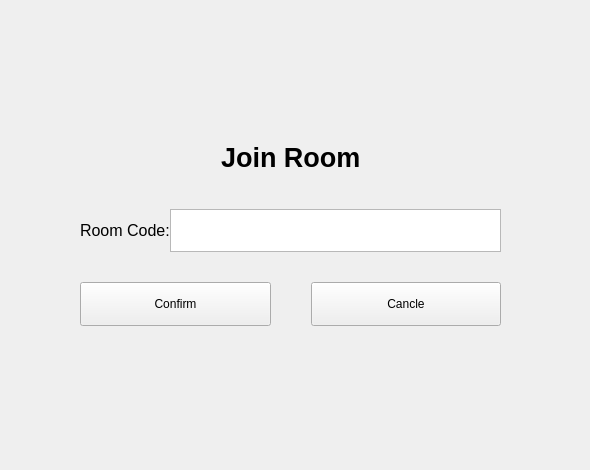
      <widget class="QWidget" name="pageJoinRoom">
       <property name="sizePolicy">
        <sizepolicy hsizetype="Expanding" vsizetype="Expanding">
         <horstretch>1</horstretch>
         <verstretch>1</verstretch>
        </sizepolicy>
       </property>
       <widget class="QWidget" name="verticalLayoutWidget_4">
        <property name="geometry">
         <rect>
          <x>0</x>
          <y>0</y>
          <width>581</width>
          <height>461</height>
         </rect>
        </property>
        <layout class="QVBoxLayout" name="VLJoinRoom">
         <property name="spacing">
          <number>0</number>
         </property>
         <property name="topMargin">
          <number>0</number>
         </property>
         <property name="bottomMargin">
          <number>0</number>
         </property>
         <item>
          <spacer name="verticalSpacer_4">
           <property name="orientation">
            <enum>Qt::Orientation::Vertical</enum>
           </property>
           <property name="sizeType">
            <enum>QSizePolicy::Policy::Fixed</enum>
           </property>
           <property name="sizeHint" stdset="0">
            <size>
             <width>20</width>
             <height>120</height>
            </size>
           </property>
          </spacer>
         </item>
         <item>
          <layout class="QHBoxLayout" name="horizontalLayout_16">
           <item>
            <spacer name="horizontalSpacer_12">
             <property name="orientation">
              <enum>Qt::Orientation::Horizontal</enum>
             </property>
             <property name="sizeHint" stdset="0">
              <size>
               <width>40</width>
               <height>20</height>
              </size>
             </property>
            </spacer>
           </item>
           <item>
            <widget class="QLabel" name="label_15">
             <property name="sizePolicy">
              <sizepolicy hsizetype="Minimum" vsizetype="Minimum">
               <horstretch>0</horstretch>
               <verstretch>0</verstretch>
              </sizepolicy>
             </property>
             <property name="font">
              <font>
               <pointsize>20</pointsize>
               <bold>true</bold>
              </font>
             </property>
             <property name="text">
              <string>Join Room</string>
             </property>
            </widget>
           </item>
           <item>
            <spacer name="horizontalSpacer_15">
             <property name="orientation">
              <enum>Qt::Orientation::Horizontal</enum>
             </property>
             <property name="sizeHint" stdset="0">
              <size>
               <width>40</width>
               <height>20</height>
              </size>
             </property>
            </spacer>
           </item>
          </layout>
         </item>
         <item>
          <layout class="QHBoxLayout" name="horizontalLayout_17">
           <property name="topMargin">
            <number>15</number>
           </property>
           <property name="bottomMargin">
            <number>15</number>
           </property>
           <item>
            <spacer name="horizontalSpacer_16">
             <property name="orientation">
              <enum>Qt::Orientation::Horizontal</enum>
             </property>
             <property name="sizeType">
              <enum>QSizePolicy::Policy::Fixed</enum>
             </property>
             <property name="sizeHint" stdset="0">
              <size>
               <width>80</width>
               <height>5</height>
              </size>
             </property>
            </spacer>
           </item>
           <item>
            <widget class="QLabel" name="label_16">
             <property name="sizePolicy">
              <sizepolicy hsizetype="Minimum" vsizetype="Ignored">
               <horstretch>0</horstretch>
               <verstretch>0</verstretch>
              </sizepolicy>
             </property>
             <property name="font">
              <font>
               <pointsize>12</pointsize>
              </font>
             </property>
             <property name="text">
              <string>Room Code:</string>
             </property>
            </widget>
           </item>
           <item>
            <widget class="QTextEdit" name="joinRoomCode">
             <property name="sizePolicy">
              <sizepolicy hsizetype="Expanding" vsizetype="Ignored">
               <horstretch>0</horstretch>
               <verstretch>0</verstretch>
              </sizepolicy>
             </property>
            </widget>
           </item>
           <item>
            <spacer name="horizontalSpacer_17">
             <property name="orientation">
              <enum>Qt::Orientation::Horizontal</enum>
             </property>
             <property name="sizeType">
              <enum>QSizePolicy::Policy::Fixed</enum>
             </property>
             <property name="sizeHint" stdset="0">
              <size>
               <width>80</width>
               <height>5</height>
              </size>
             </property>
            </spacer>
           </item>
          </layout>
         </item>
         <item>
          <layout class="QHBoxLayout" name="horizontalLayout_15">
           <property name="topMargin">
            <number>15</number>
           </property>
           <property name="bottomMargin">
            <number>15</number>
           </property>
           <item>
            <spacer name="horizontalSpacer_19">
             <property name="orientation">
              <enum>Qt::Orientation::Horizontal</enum>
             </property>
             <property name="sizeType">
              <enum>QSizePolicy::Policy::Fixed</enum>
             </property>
             <property name="sizeHint" stdset="0">
              <size>
               <width>80</width>
               <height>5</height>
              </size>
             </property>
            </spacer>
           </item>
           <item>
            <widget class="QPushButton" name="joinRoomConfirm">
             <property name="sizePolicy">
              <sizepolicy hsizetype="Minimum" vsizetype="Preferred">
               <horstretch>0</horstretch>
               <verstretch>0</verstretch>
              </sizepolicy>
             </property>
             <property name="text">
              <string>Confirm</string>
             </property>
            </widget>
           </item>
           <item>
            <spacer name="horizontalSpacer_20">
             <property name="orientation">
              <enum>Qt::Orientation::Horizontal</enum>
             </property>
             <property name="sizeType">
              <enum>QSizePolicy::Policy::Fixed</enum>
             </property>
             <property name="sizeHint" stdset="0">
              <size>
               <width>40</width>
               <height>5</height>
              </size>
             </property>
            </spacer>
           </item>
           <item>
            <widget class="QPushButton" name="joinRoomCancleBtn">
             <property name="sizePolicy">
              <sizepolicy hsizetype="Minimum" vsizetype="Preferred">
               <horstretch>0</horstretch>
               <verstretch>0</verstretch>
              </sizepolicy>
             </property>
             <property name="text">
              <string>Cancle</string>
             </property>
            </widget>
           </item>
           <item>
            <spacer name="horizontalSpacer_18">
             <property name="orientation">
              <enum>Qt::Orientation::Horizontal</enum>
             </property>
             <property name="sizeType">
              <enum>QSizePolicy::Policy::Fixed</enum>
             </property>
             <property name="sizeHint" stdset="0">
              <size>
               <width>80</width>
               <height>5</height>
              </size>
             </property>
            </spacer>
           </item>
          </layout>
         </item>
         <item>
          <spacer name="verticalSpacer_3">
           <property name="orientation">
            <enum>Qt::Orientation::Vertical</enum>
           </property>
           <property name="sizeType">
            <enum>QSizePolicy::Policy::Fixed</enum>
           </property>
           <property name="sizeHint" stdset="0">
            <size>
             <width>20</width>
             <height>120</height>
            </size>
           </property>
          </spacer>
         </item>
        </layout>
       </widget>
      </widget>
